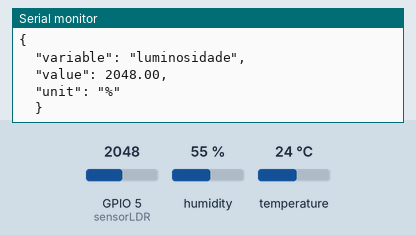
Bench run of a sketch on a simulated ESP32. Parts: the last lines printed to the serial monitor. The test bench sets the inputs (shaded band); at power-on: GPIO 5 (sensorLDR) = 2048, humidity 55 %, temperature 24 °C. WiFi joins after 1.5 s; servers stay silent unless stated; uploads are accepted with an empty reply.

Above: at 3.2 s.
3.3 s: GPIO 5 (sensorLDR) set to 0
At 5.4 s:
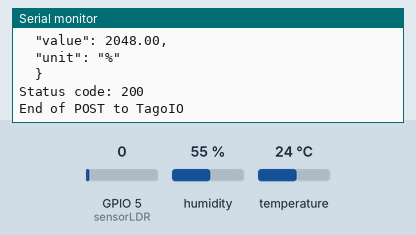
10.9 s: humidity set to 22 %
At 18.3 s:
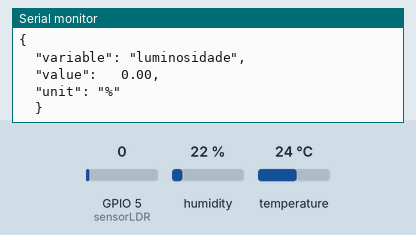
18.5 s: temperature set to 12 °C
At 25.08 s:
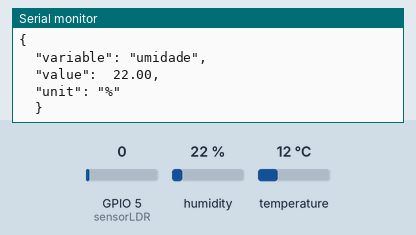
26.1 s: GPIO 5 (sensorLDR) set to 491
At 33.4 s:
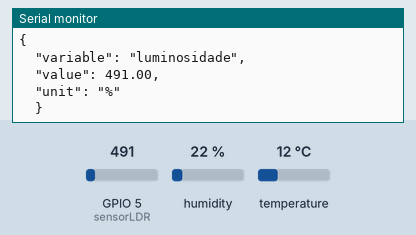
33.7 s: humidity set to 40 %
At 40.34 s:
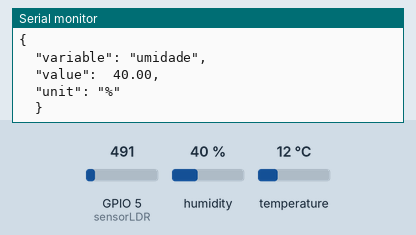
Timing chart, 0 to 41.8 s (numbered marks = the images above; inputs shaded):
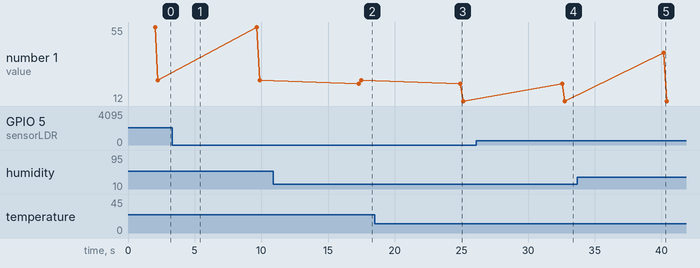

Measured:
- after the input at 10.9 s, the serial monitor: prints a new line after 6.4 s (image 2)
- after the input at 26.1 s, the serial monitor: prints a new line after 6.9 s (image 4)
- after the input at 33.7 s, the serial monitor: prints a new line after 6.5 s (image 5)
- plotted number 1: 24 → 12 after the input at 18.5 s

The sketch:

Codigo_Arduino.ino
```cpp
#include "Arduino.h"
#include "WiFi.h"
#include "HTTPClient.h"
#include "DHT.h"

char ssid[] = "iPhone de Guilherme";
char pass[] = "abcdefgh";
char serverAddress[] = "https://api.tago.io/data";  // TagoIO address
char contentHeader[] = "application/json";
char tokenHeader[]   = "1544d37b-b88f-4304-9735-e1db8539edec"; // TagoIO Token

const int sensorLDR = 5; // define o pino do sensor de luz

int luz_atual = 0;

float dhtTemperatura = 0; // variável para armazenar a temperatura lida
float dhtUmidade = 0; // variável para armazenar a umidade lida

DHT dht (13, DHT11); // define o pino para o sensor DHT11

HTTPClient client;

void setup() {
  // put your setup code here, to run once:
  Serial.begin(9600);
  init_wifi();
  dht.begin();
}
void init_wifi() {
  Serial.println("Conectando WiFi");
  WiFi.begin(ssid, pass);
  while (WiFi.status() != WL_CONNECTED) {
    Serial.print(".");
    delay(1000);
  }
  Serial.println("Conectado");
  Serial.print("Meu IP eh: ");
  Serial.println(WiFi.localIP());
}
float temperatura = 0;
void loop() {
  lerUmid();
  lerTemp();
  lerLumi();

  // put your main code here, to run repeatedly
  char anyData[30];
  char postData[300];
  char anyData1[30];
  char bAny[30];
  int statusCode = 0;

  strcpy(postData, "{\n\t\"variable\": \"umidade\",\n\t\"value\": ");
  dtostrf(dhtUmidade, 6, 2, anyData);
  strncat(postData, anyData, 100);
  strcpy(anyData1, ",\n\t\"unit\": \"%\"\n\t}\n");
  strncat (postData, anyData1, 100);
  Serial.println(postData);
  client.begin(serverAddress);
  client.addHeader("Content-Type", contentHeader);
  client.addHeader("Device-Token", tokenHeader);
  statusCode = client.POST(postData);

  strcpy(postData, "{\n\t\"variable\": \"temperatura\",\n\t\"value\": ");
  dtostrf(dhtTemperatura, 6, 2, anyData);
  strncat(postData, anyData, 100);
  strcpy(anyData1, ",\n\t\"unit\": \"C\"\n\t}\n");
  strncat (postData, anyData1, 100);
  Serial.println(postData);
  client.begin(serverAddress);
  client.addHeader("Content-Type", contentHeader);
  client.addHeader("Device-Token", tokenHeader);
  statusCode = client.POST(postData);

   strcpy(postData, "{\n\t\"variable\": \"luminosidade\",\n\t\"value\": ");
  dtostrf(luz_atual, 6, 2, anyData);
  strncat(postData, anyData, 100);
  strcpy(anyData1, ",\n\t\"unit\": \"%\"\n\t}\n");
  strncat (postData, anyData1, 100);
  Serial.println(postData);
  client.begin(serverAddress);
  client.addHeader("Content-Type", contentHeader);
  client.addHeader("Device-Token", tokenHeader);
  statusCode = client.POST(postData);

  delay (2000);
  Serial.print("Status code: ");
  Serial.println(statusCode);
  Serial.println("End of POST to TagoIO");
  Serial.println();


  delay(5000);
}

void lerUmid() {
  dhtUmidade = dht.readHumidity();
}

void lerTemp() {
  dhtTemperatura =  dht.readTemperature();
}

void lerLumi(){
  // verifica a luminosidade
 luz_atual = analogRead(sensorLDR);
}
```
